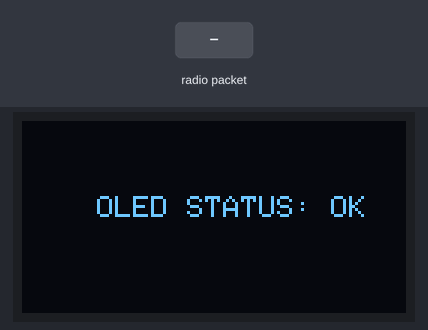
Bench run of a sketch on a simulated Arduino Uno, built with avr-gcc and run on an emulated ATmega328P. Shown: 128×64 one-colour display. The inputs (shaded band) are chosen by the test bench. No radio packets arrive unless stated; what the sketch prints to the serial monitor is not drawn.

Above: at 0.1 s.
At 0.6 s:
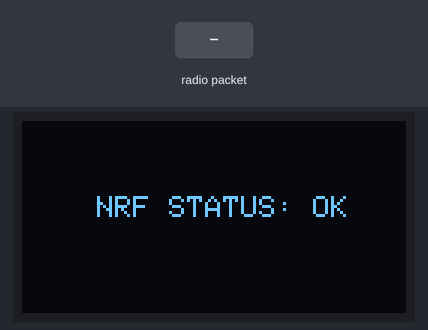
At 2.8 s:
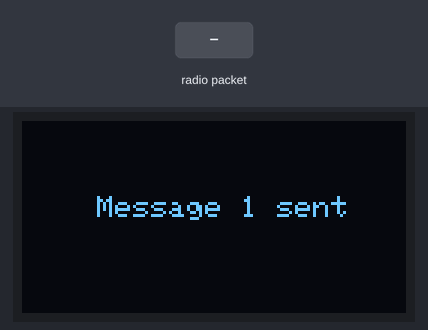
2.9 s: radio packet "1" arrives
Timing chart, 0 to 5.9 s (numbered marks = the images above; inputs shaded):
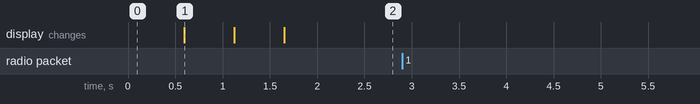

Measured:
- after the input at 2.9 s, every drawn part: stays the same
- what the display in image 1 shows lasts 0.5 s, from 0.6 s to 1.1 s

The sketch:

tx.ino
```cpp
//tx side of multisensot wireless radio transmission
#include <Adafruit_SSD1306.h>
#include <Adafruit_GFX.h>
#include <Wire.h>
#include <SPI.h>
#include <RF24.h>

//OLED settings
#define OLED_SCREEN_WIDTH 128
#define OLED_SCREEN_HEIGHT 64
#define OLED_SCREEN_RESET -1

//Communication addresses
const byte addresses[][6] = {"00001", "00002"};

//Creating objects
Adafruit_SSD1306 display(OLED_SCREEN_WIDTH, OLED_SCREEN_HEIGHT, &Wire, OLED_SCREEN_RESET);
RF24 radio(4, 5);

void setup() {

  Serial.begin(115200);

  //Debugging for display initialization. If you see fail message, check your wiring.
  if (!display.begin(SSD1306_SWITCHCAPVCC, 0x3C)) {
    Serial.print("OLED Initialization failed. Check wiring!");
    while (true)
      ;
  } else {
    Serial.println("OLED Initialization successfull");
    display.clearDisplay();
    display.setCursor(25, 25);
    display.setTextSize(1);
    display.setTextColor(SSD1306_WHITE);
    display.println("OLED STATUS: OK");
    display.display();
    delay(500);
  }

  if (!radio.begin()) {
    Serial.println("NRF Initialization failed. Check Wiring!");
    display.clearDisplay();
    display.setCursor(25, 25);
    display.println("NRF24 ERROR");
    display.println("Check wiring");
    display.display();
    while (true)
      ;
  } else {
    Serial.print("NRF Initialization successfull");
    display.clearDisplay();
    display.setCursor(25, 25);
    display.println("NRF STATUS: OK");
    display.display();
    delay(500);
  }

  radio.openWritingPipe(addresses[0]);
  radio.openReadingPipe(1,addresses[1]);
  radio.setPALevel(RF24_PA_LOW);
  radio.stopListening();

  //final message before loop
  display.clearDisplay();
  display.setCursor(20, 25);
  display.println("ALL SYSTEMS READY");
  display.display();
  delay(500);
}

void loop() {
const char text [] = "1";
bool success = radio.write(&text, sizeof(text));
if (success) {
  Serial.print("Initial message 1 sent");
    display.clearDisplay();
    display.setCursor(25, 25);
    display.println("Message 1 sent");
    display.display();
} else {
  Serial.print("failed to send 1st message");
}
  radio.startListening();
  if(radio.available()) {
    char newtext [32] = "";
    radio.read(&newtext, sizeof(newtext));
    Serial.print("ACK RECEIVED:");
    Serial.print(newtext);
} else {
  Serial.print("rx failed");
}
delay(1000);

}
```
